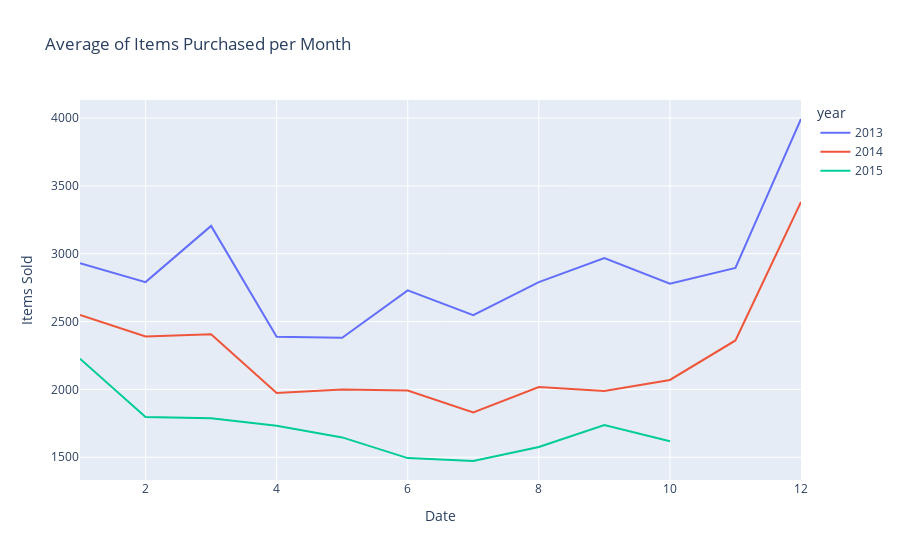

This figure's notebook cell:
### Code cell
fig = px.line(average_sales_per_month, x='month', y='item_cnt_day', color='year', title='Average of Items Purchased per Month')
fig.update_layout(xaxis_title='Date', yaxis_title='Items Sold')
fig.show()

### Figure 1 — Plotly figure (JSON) as saved in the notebook; plotly's stock layout.template omitted (floating-point values rounded to 4 significant figures)
{"data": [{"hovertemplate": "year=2013<br>month=%{x}<br>item_cnt_day=%{y}<extra></extra>", "legendgroup": "2013", "line": {"color": "#636efa", "dash": "solid"}, "marker": {"symbol": "circle"}, "mode": "lines", "name": "2013", "orientation": "v", "showlegend": true, "type": "scatter", "x": [1, 2, 3, 4, 5, 6, 7, 8, 9, 10, 11, 12], "xaxis": "x", "y": [2930, 2791.0, 3205.0, 2388.0, 2381.0, 2730.0, 2547.0, 2791.0, 2968.0, 2779.0, 2895.0, 3993.0], "yaxis": "y"}, {"hovertemplate": "year=2014<br>month=%{x}<br>item_cnt_day=%{y}<extra></extra>", "legendgroup": "2014", "line": {"color": "#EF553B", "dash": "solid"}, "marker": {"symbol": "circle"}, "mode": "lines", "name": "2014", "orientation": "v", "showlegend": true, "type": "scatter", "x": [1, 2, 3, 4, 5, 6, 7, 8, 9, 10, 11, 12], "xaxis": "x", "y": [2549.0, 2391.0, 2406.0, 1974.0, 1999.0, 1992.0, 1830.0, 2018.0, 1989.0, 2070.0, 2361, 3381.0], "yaxis": "y"}, {"hovertemplate": "year=2015<br>month=%{x}<br>item_cnt_day=%{y}<extra></extra>", "legendgroup": "2015", "line": {"color": "#00cc96", "dash": "solid"}, "marker": {"symbol": "circle"}, "mode": "lines", "name": "2015", "orientation": "v", "showlegend": true, "type": "scatter", "x": [1, 2, 3, 4, 5, 6, 7, 8, 9, 10], "xaxis": "x", "y": [2226.0, 1796.0, 1788.0, 1732.0, 1646.0, 1494.0, 1472.0, 1576.0, 1738.0, 1618.0], "yaxis": "y"}], "layout": {"legend": {"title": {"text": "year"}, "tracegroupgap": 0}, "title": {"text": "Average of Items Purchased per Month"}, "xaxis": {"anchor": "y", "domain": [0, 1], "title": {"text": "Date"}}, "yaxis": {"anchor": "x", "domain": [0, 1], "title": {"text": "Items Sold"}}}}
